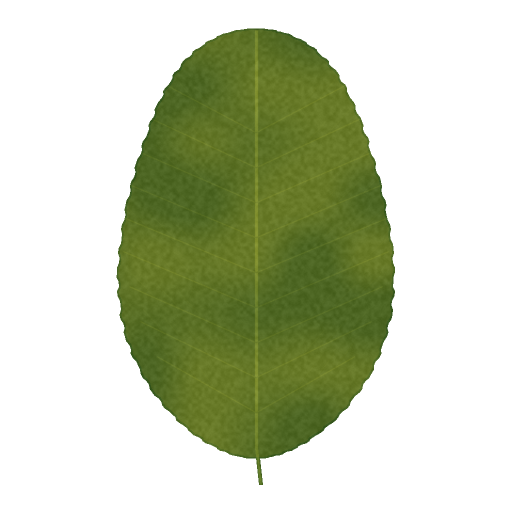
#> input picture dist/assets/green-leaf.png, 1024 x 1024 px (shown at 1/2 size); its folder holds 3 pictures in this run
$ python woodland_textures.py
#> lines starting #> are read from the running program, lines starting #| are printed output that depends on the picture
"""Authored leaf sprays for distant foliage cards, made from our original leaf assets."""
from pathlib import Path
from PIL import Image,ImageDraw,ImageEnhance
import random,math
A=Path(__file__).resolve().parents[1]/'dist/assets'
for kind in ['green','ginkgo','maple']:
 rng=random.Random(771);out=Image.new('RGBA',(512,512));draw=ImageDraw.Draw(out)
#> after `out = Image.new('RGBA', (512, 512))`: out: PIL image 512x512 RGBA; every value is 0
 draw.line([(50,440),(255,255),(435,60)],fill=(80,64,34,255),width=4)
 source=Image.open(A/(kind+'-leaf.png')).convert('RGBA')
#> source is the input picture: PIL image 1024x1024 RGBA; mean R, G, B, A 89.4, 111.1, 36.9, 89.6
 for i in range(125):
  angle=rng.random()*math.tau;r=math.sqrt(rng.random());x=256+math.cos(angle)*r*200;y=256+math.sin(angle)*r*203
  if i<20:draw.line([(256,256),(x,y)],fill=(75,67,37,220),width=2)
  size=rng.randint(36,62);leaf=source.resize((size,size),Image.Resampling.LANCZOS).rotate(rng.uniform(0,360),Image.Resampling.BICUBIC,expand=True)
  leaf=ImageEnhance.Brightness(leaf).enhance(rng.uniform(.73,1.03));out.alpha_composite(leaf,(int(x-leaf.width/2),int(y-leaf.height/2)))
#> this loop made 125 passes
#> pass 1, `leaf = source.resize((size, size), Image.Resampling.LANCZOS).rotate(rn`:
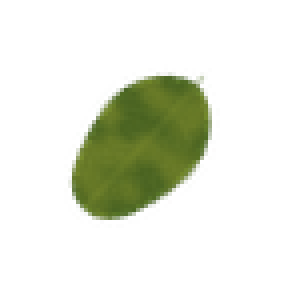
#> leaf: PIL image 72x72 RGBA (shown 4 times larger); mean R, G, B, A 17.3, 21.7, 6.9, 43.1; transparent parts drawn white
#> pass 1, `leaf = ImageEnhance.Brightness(leaf).enhance(rng.uniform(0.73, 1.03))`:
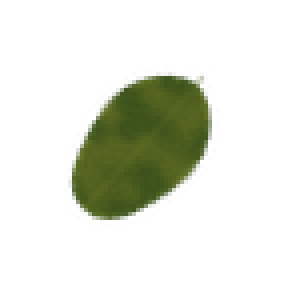
#> leaf: PIL image 72x72 RGBA (shown 4 times larger); mean R, G, B, A 14.1, 17.7, 5.5, 43.1; transparent parts drawn white
#> pass 2, `leaf = source.resize((size, size), Image.Resampling.LANCZOS).rotate(rn`:
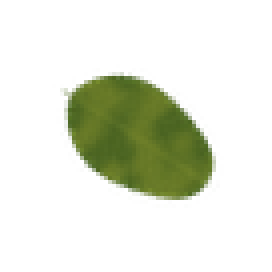
#> leaf: PIL image 68x68 RGBA (shown 4 times larger); mean R, G, B, A 17.6, 22.1, 7, 44.6; transparent parts drawn white
#> after the loop:
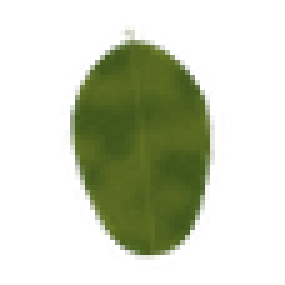
#> leaf: PIL image 57x57 RGBA (shown 5 times larger); mean R, G, B, A 24.5, 30.9, 9.7, 71.6; transparent parts drawn white
#> after the loop:
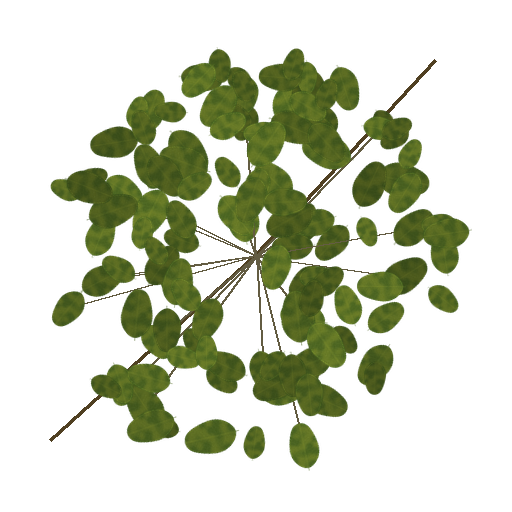
#> out: PIL image 512x512 RGBA; mean R, G, B, A 25.1, 31.1, 10, 74.4; transparent parts drawn white
 out.save(A/(kind+'-spray.png'))
#> pass 2 of the loop `for kind in ['green','ginkgo','maple']:`:
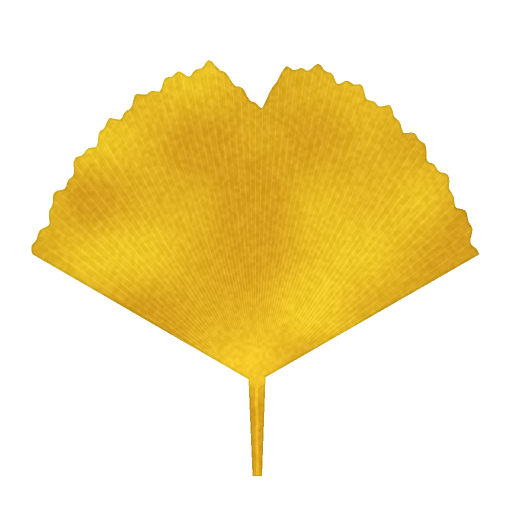
#> input picture dist/assets/ginkgo-leaf.png, 1024 x 1024 px (shown at 1/2 size)
#> source is the input picture: PIL image 1024x1024 RGBA; mean R, G, B, A 223.2, 177.1, 34, 88.5
#> after the loop `for i in range(125):`:
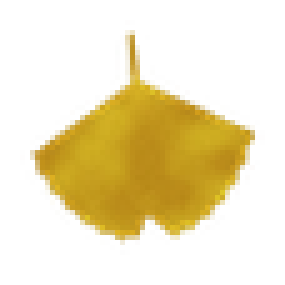
#> leaf: PIL image 57x57 RGBA (shown 5 times larger); mean R, G, B, A 64.5, 51, 8.8, 70.9; transparent parts drawn white
#> after the loop `for i in range(125):`:
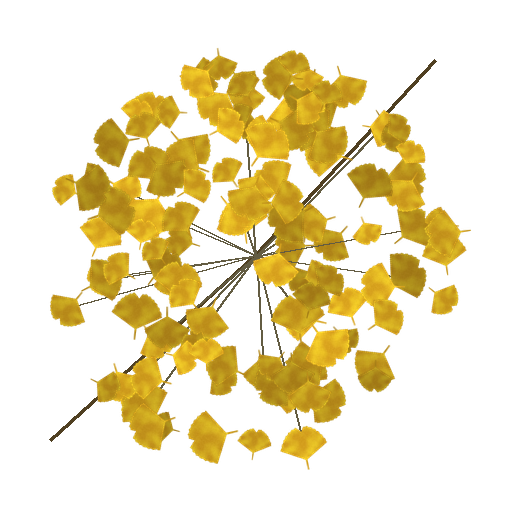
#> out: PIL image 512x512 RGBA; mean R, G, B, A 62.5, 49.3, 9.1, 73.5; transparent parts drawn white
#> pass 3 of the loop `for kind in ['green','ginkgo','maple']:`:
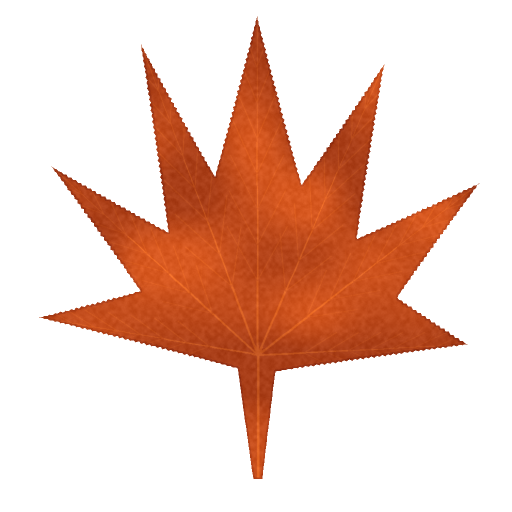
#> input picture dist/assets/maple-leaf.png, 1024 x 1024 px (shown at 1/2 size)
#> source is the input picture: PIL image 1024x1024 RGBA; mean R, G, B, A 188.4, 72.9, 27, 68.7
#> after the loop `for i in range(125):`:
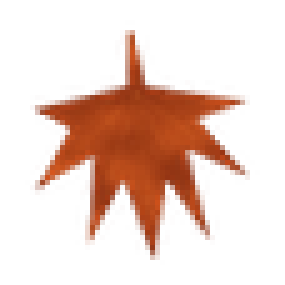
#> leaf: PIL image 57x57 RGBA (shown 5 times larger); mean R, G, B, A 48.7, 16.9, 5.8, 55; transparent parts drawn white
#> after the loop `for i in range(125):`:
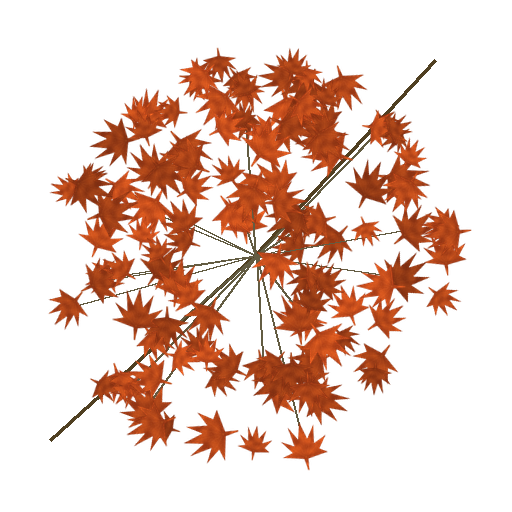
#> out: PIL image 512x512 RGBA; mean R, G, B, A 50.3, 18.7, 6.7, 63.1; transparent parts drawn white
